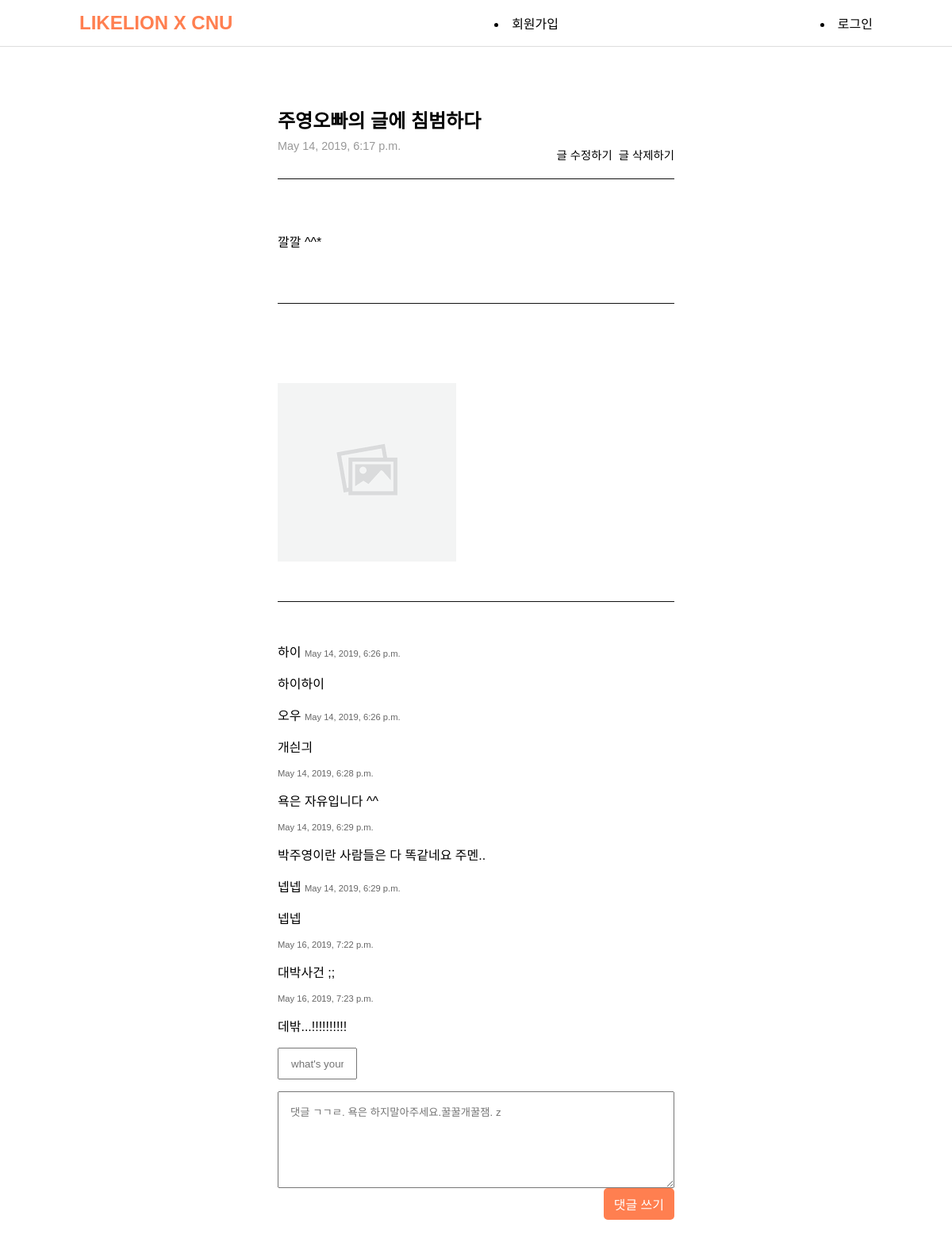
Screenshot of /read/21/ with the database file from the repository.
### post/models.py (models this page shows, shortened)
class Post(models.Model):
    title = models.CharField(max_length=50)
    body = models.TextField()
    pub_date = models.DateTimeField("data published")
    image = models.ImageField(upload_to='images/', blank=True)

class Comment(models.Model):
    post = models.ForeignKey(Post, on_delete=models.CASCADE)
    username = models.CharField(max_length=50)
    body = models.TextField()
    pub_date = models.DateTimeField("data published")

### post/views.py (the view)
# urls.py: path('read/<int:post_id>/' , post.read,name="read"),
def read(request, post_id):
    post = get_object_or_404(Post, pk=post_id)
    return render(request, 'read.html', {'post' : post})

### post/templates/read.html (shortened to what this page needs)
dli{% extends 'base.html' %}
{% load staticfiles %}
{% block content %}
<div class="post-detail-container">
  <div class="post-read-header">
    <h2>{{ post.title }}</h2>
    <div>
      <span>{{ post.pub_date }}</span>
      <div class="post-read-action">
        <a href="{% url 'renew' post.id %}">글 수정하기</a>
        <button type="submit" form="post-delete">글 삭제하기</button>
      </div>
    </div>
  </div>
  <div class="post-read-body">
    <p>{{ post.body }}</p>
  </div>
  <div class="post-read-end">
    <span class="post-read-img">
      {% if post.image %}
      <img src="{{ post.image.url }}" alt="">
      {% else %}
      <img src="{% static 'no-image.png' %}" alt="">
      {% endif %}
    </span>
  </div>
  {% for comment in post.comment_set.all %}
    <div class="post-comment">
      <span>{{ comment.username }}</span>
      <span class="c-pub-date">{{ comment.pub_date }}</span>
      <p>{{ comment.body }}</p>
    </div>
  {% endfor %}
  <div class="post-comment-input">
    <form id="comment-form" action="{% url 'c_comment' post.id %}" method="post">
      <div class="c-input-container">
        <input type="text" name="comment_username" placeholder="what's your name?">
      </div>
      <textarea name="comment_body" id="comment-body" placeholder="댓글 ㄱㄱㄹ. 욕은 하지말아주세요.꿀꿀개꿀잼. z" rows="6"></textarea>
      <div class="c-input-container">
        <button class="comment-submit" form="comment-form" type="submit">댓글 쓰기</button>
      </div>
    </form>
  </div>
</div>
{% endblock %}

### longtimenosee/static/base.css (style rules this page uses)
* { font-family: 'Noto Sans KR', sans-serif; box-sizing: border-box; }
body, li, ul, nav, h1, h2, input, button { font-family: inherit; margin: 0; padding: 0; }
a { text-decoration: none; color: #000; }

### post/static/read.css (style rules this page uses)
.post-detail-container { margin: 0 250px; }
.post-read-header { border-bottom: 1px solid #111; padding: 20px 0; }
.post-read-header div { display: flex; justify-content: space-between; color: #999; margin-top: 8px; font-size: 0.9rem; }
.post-read-action a { margin-left: 8px; }
.post-read-action button { border: none; background-color: white; text-decoration: none; font-size: inherit; cursor: pointer; margin-left: 8px; }
.post-read-body { padding: 50px 0; margin-bottom: 50px; border-bottom: 1px solid #111; }
.post-read-end { padding: 50px 0; margin-bottom: 50px; border-bottom: 1px solid #111; }
.post-read-img img { max-height: 800px; max-width: 800px; }
#comment-form textarea { padding: 15px; width: 100%; }
.c-input-container { margin-bottom: 15px; }
.c-input-container input { padding: 15px; width: 100px; height: 40px; }
.c-pub-date { text-align: center; color: #666; font-size: 0.7rem; }
.comment-submit { display: block; float: right; padding: 8px 13px; font-size: 1rem; background-color: coral; border: none; color: white; border-radius: 5px; }

### rows the page displays
Post: title "주영오빠의 글에 침범하다", pub_date "May 14, 2019, 6:17 p.m.", body "깔깔 ^^*"
Comment: username "하이", pub_date "May 14, 2019, 6:26 p.m.", body "하이하이"
Comment: username "오우", pub_date "May 14, 2019, 6:26 p.m.", body "개싄긔"
Comment: pub_date "May 14, 2019, 6:28 p.m.", body "욕은 자유입니다 ^^"
Comment: pub_date "May 14, 2019, 6:29 p.m.", body "박주영이란 사람들은 다 똑같네요 주멘.."
Comment: username "넵넵", pub_date "May 14, 2019, 6:29 p.m.", body "넵넵"
Comment: pub_date "May 16, 2019, 7:22 p.m.", body "대박사건 ;;"
Comment: pub_date "May 16, 2019, 7:23 p.m.", body "데밖...!!!!!!!!!!"
